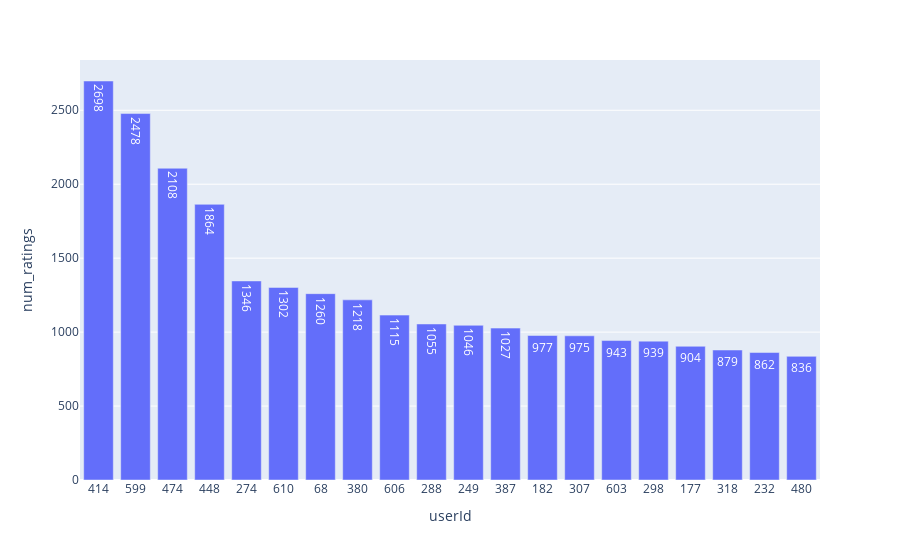

Notebook code cell kept with this figure:
### Code cell
# distribution of ratings per user
df_plot = df_ratings.groupby(["userId"]).agg(num_ratings=("rating", "count")).reset_index().sort_values(by="num_ratings", ascending=False).head(20)
df_plot["userId"] = df_plot["userId"].astype(str)
fig = px.bar(df_plot, x='userId', y='num_ratings', text_auto=True)
fig.show()

### Figure 1 — Plotly figure (JSON) as saved in the notebook; plotly's stock layout.template omitted (floating-point values rounded to 4 significant figures)
{"data": [{"alignmentgroup": "True", "hovertemplate": "userId=%{x}<br>num_ratings=%{y}<extra></extra>", "legendgroup": "", "marker": {"color": "#636efa", "pattern": {"shape": ""}}, "name": "", "offsetgroup": "", "orientation": "v", "showlegend": false, "textposition": "auto", "texttemplate": "%{y}", "type": "bar", "x": ["414", "599", "474", "448", "274", "610", "68", "380", "606", "288", "249", "387", "182", "307", "603", "298", "177", "318", "232", "480"], "xaxis": "x", "y": [2698, 2478, 2108, 1864, 1346, 1302, 1260, 1218, 1115, 1055, 1046, 1027, 977, 975, 943, 939, 904, 879, 862, 836], "yaxis": "y"}], "layout": {"barmode": "relative", "legend": {"tracegroupgap": 0}, "margin": {"t": 60}, "xaxis": {"anchor": "y", "domain": [0, 1], "title": {"text": "userId"}}, "yaxis": {"anchor": "x", "domain": [0, 1], "title": {"text": "num_ratings"}}}}
